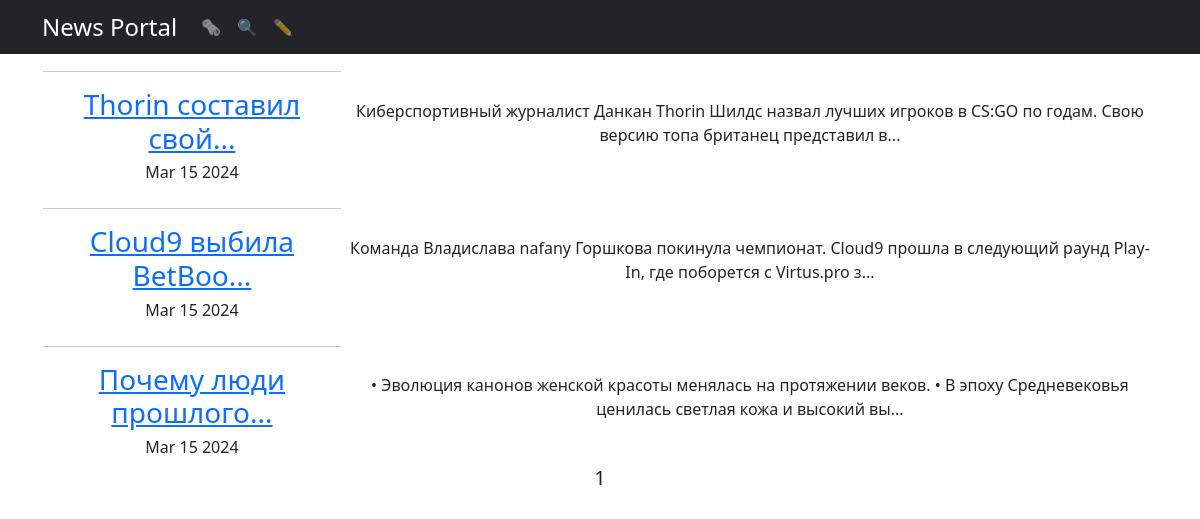
The page / on the database its author committed.
### news/models.py (models this page shows, shortened)
class Post(models.Model):
    content_type = models.CharField(max_length = 2,
                                  choices = CONTENT_TYPE,
                                  default = article)
    author = models.ForeignKey("Author", on_delete = models.CASCADE)
    datetime = models.DateTimeField(auto_now_add=True)
    category = models.ManyToManyField("Category")
    title = models.TextField()
    text = models.TextField()
    rating = models.FloatField(default=0)

### news/views.py (the view)
# urls.py: path('', PostsList.as_view(), name='posts_list'),
class PostsList(ListView):
    raise_exception = True
    queryset = Post.objects.order_by('datetime')
    template_name = 'news.html'
    context_object_name = 'news'
    paginate_by = 7
    def get_queryset(self):
        queryset = super().get_queryset()
        self.filterset = PostFilter(self.request.GET, queryset)
        return self.filterset.qs
    def get_context_data(self, **kwargs):
        context = super().get_context_data(**kwargs)
        context['filterset'] = self.filterset
        return context

### news/templatetags/custom_filters.py (called while the page is built)
@register.filter()
def preview_title(text):
    return f"{text[:20]}..."

@register.filter()
def preview_text(text):
    return f"{text[:124]}..."

### templates/news.html (shortened to what this page needs)
{% extends 'flatpages/default.html' %}
{% load custom_filters %}
{% block content %}
   {% if news %}
        <table>
            {% for post in news %}
                <tr>
                    <td>
                        <hr>
                        <h3>
                            <a href="{{post.id}}">{{ post.title|preview_title }}</a>
                        </h3>
                        <h6>{{ post.datetime|date:'M d Y' }}</h6>
                        <td>{{ post.text|preview_text }}</td>
                    </td>
                </tr>
            {% endfor %}
        </table>
   {% else %}
       <h2>Статей нет!</h2>
        <h5>Ну же! Напишите свою первую статью!</h5>
   {% endif %}
   <h5>
        {{ page_obj.number }}
   </h5>
{% endblock content %}

### rows shown on the page
Post: title|preview_title "Thorin составил свой...", datetime "Mar 15 2024", text|preview_text "Киберспортивный журналист Данкан Thorin Шилдс назвал лучших игроков в CS:GO по годам. Свою версию топа британец представил в..."
Post: title|preview_title "Cloud9 выбила BetBoo...", datetime "Mar 15 2024", text|preview_text "Команда Владислава nafany Горшкова покинула чемпионат. Cloud9 прошла в следующий раунд Play-In, где поборется с Virtus.pro з..."
Post: title|preview_title "Почему люди прошлого...", datetime "Mar 15 2024", text|preview_text "• Эволюция канонов женской красоты менялась на протяжении веков. • В эпоху Средневековья ценилась светлая кожа и высокий вы..."

### other values the page prints
{{ page_obj.number }} "1"
